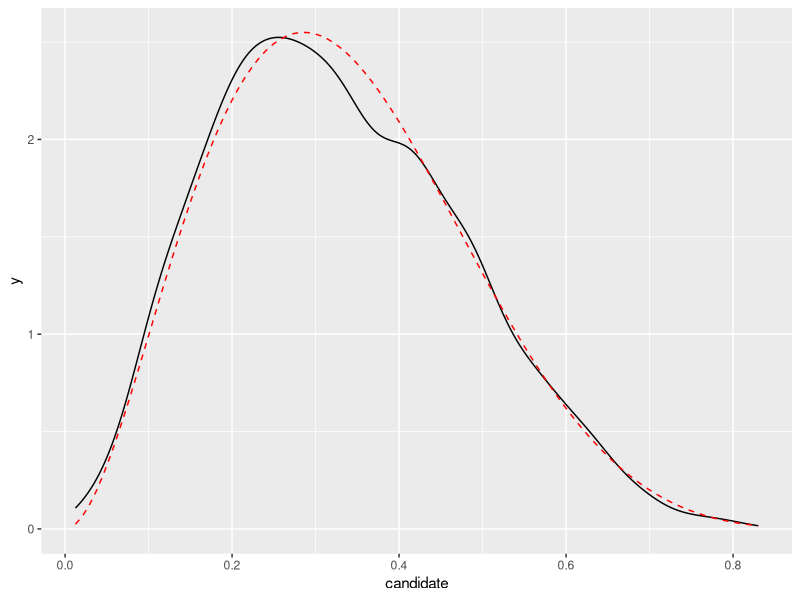

Write R code to recreate this figure.
## ---- chunk 1
knitr::opts_chunk$set(fig.path = './assets/')
## ---- chunk 2
my_mean <- function(x) sum(x)/length(x)
my_mean(c(0, 1))
## ---- chunk 3
my_mean
## ---- chunk 4
my_mean <- function(x) {
  return(sum(x)/length(x))
}
## ---- chunk 5
for (i in 1:3) print(i)
## ---- chunk 6
myvector <- c(1, 2, 3, 4)
out <- 0
for (i in 1:length(myvector)) {
  out <- myvector[i] + out
}
out
## ---- chunk 7
my_cumsum <- function(x) {
  out <- 0
  for (i in 1:length(x)) {
    out <- x[i] + out
  }
  return(out)
}
my_cumsum(c(1, 2, 3, 4))
## ---- chunk 8
i <- 0
while (i < 3) {
  print(i)
  i <- i + 1
}
## ---- chunk 9
tol <- 0.01
x.last <- 10; diff <- 1
while (abs(diff) > tol) {
    x <- x.last - (x.last^2)/(2*x.last)
    diff <- (x - x.last)
    x.last <- x
    print(x)
}
## ---- chunk 10
my_sign <- function(x) {
  if (x > 0) {
  out <- "It's positive!"
} else if (x == 0) {
  out <- "It's neither positive nor negative!"
} else {
  out <- "It's negative!"
}
  return(out)
}
## ---- chunk 11
my_sign("A cow")
## ---- chunk 12
R <- 10000
samples <- matrix(NA, nrow=R, ncol=2)

for(i in 1:R) {
  samples[i, 1] <- runif(1, 0, 1)
  U <- runif(1, 0, 1)
  if(dunif(samples[i, 1], 0, 1)*3*U <= dbeta(samples[i, 1], 3, 6)) {
    samples[i, 2] <- 1
  }
  else if(dunif(samples[i, 1],0, 1)*3*U > dbeta(samples[i, 1], 3, 6)) {
  samples[i, 2] <- 0
  }
}

samples <- data.frame(samples)
names(samples) <- c("candidate", "accept")
samples <- samples[samples$accept == 1,]

library(ggplot2)
p <- ggplot(samples, aes(x=candidate))
p + geom_density() + 
    stat_function(fun=dbeta, args=list(3, 6), colour="red", linetype=2)

